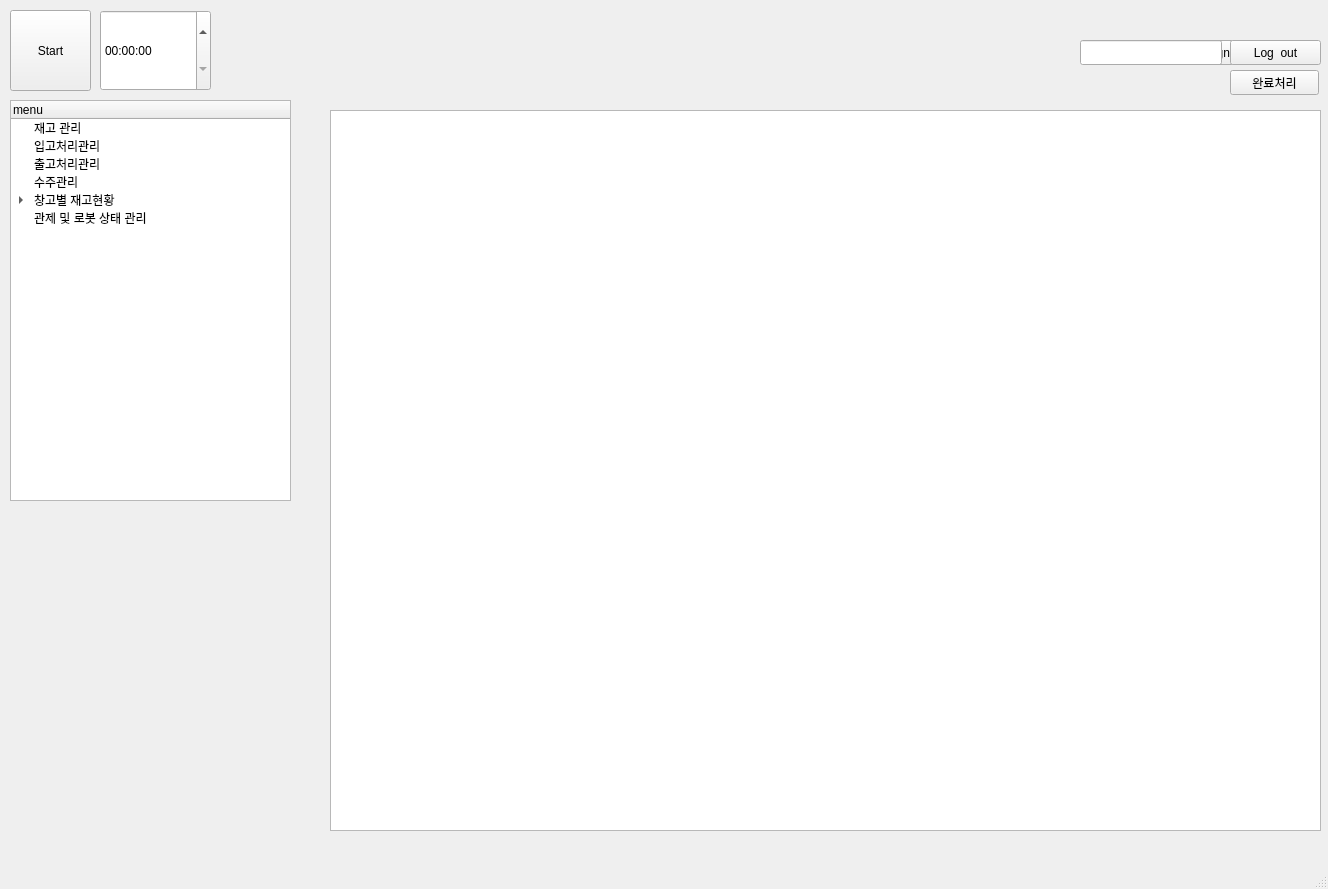
<?xml version="1.0" encoding="UTF-8"?>
<ui version="4.0">
 <class>MainWindow</class>
 <widget class="QMainWindow" name="MainWindow">
  <property name="geometry">
   <rect>
    <x>0</x>
    <y>0</y>
    <width>1328</width>
    <height>889</height>
   </rect>
  </property>
  <property name="windowTitle">
   <string>MainWindow</string>
  </property>
  <widget class="QWidget" name="centralwidget">
   <widget class="QTreeWidget" name="treeWidget">
    <property name="geometry">
     <rect>
      <x>10</x>
      <y>100</y>
      <width>281</width>
      <height>401</height>
     </rect>
    </property>
    <column>
     <property name="text">
      <string>menu</string>
     </property>
    </column>
    <item>
     <property name="text">
      <string>재고 관리</string>
     </property>
    </item>
    <item>
     <property name="text">
      <string>입고처리관리</string>
     </property>
    </item>
    <item>
     <property name="text">
      <string>출고처리관리</string>
     </property>
    </item>
    <item>
     <property name="text">
      <string>수주관리</string>
     </property>
    </item>
    <item>
     <property name="text">
      <string>창고별 재고현황</string>
     </property>
     <item>
      <property name="text">
       <string>A구역</string>
      </property>
      <item>
       <property name="text">
        <string>A-1</string>
       </property>
       <item>
        <property name="text">
         <string>1</string>
        </property>
       </item>
       <item>
        <property name="text">
         <string>2</string>
        </property>
       </item>
       <item>
        <property name="text">
         <string>3</string>
        </property>
       </item>
      </item>
      <item>
       <property name="text">
        <string>A-2</string>
       </property>
       <item>
        <property name="text">
         <string>1</string>
        </property>
       </item>
       <item>
        <property name="text">
         <string>2</string>
        </property>
       </item>
       <item>
        <property name="text">
         <string>3</string>
        </property>
       </item>
      </item>
     </item>
     <item>
      <property name="text">
       <string>B구역</string>
      </property>
      <item>
       <property name="text">
        <string>B-1</string>
       </property>
       <item>
        <property name="text">
         <string>1</string>
        </property>
       </item>
       <item>
        <property name="text">
         <string>2</string>
        </property>
       </item>
       <item>
        <property name="text">
         <string>3</string>
        </property>
       </item>
      </item>
      <item>
       <property name="text">
        <string>B-2</string>
       </property>
       <item>
        <property name="text">
         <string>1</string>
        </property>
       </item>
       <item>
        <property name="text">
         <string>2</string>
        </property>
       </item>
       <item>
        <property name="text">
         <string>3</string>
        </property>
       </item>
      </item>
     </item>
     <item>
      <property name="text">
       <string>C구역</string>
      </property>
      <item>
       <property name="text">
        <string>C-1</string>
       </property>
       <item>
        <property name="text">
         <string>1</string>
        </property>
       </item>
       <item>
        <property name="text">
         <string>2</string>
        </property>
       </item>
       <item>
        <property name="text">
         <string>3</string>
        </property>
       </item>
      </item>
      <item>
       <property name="text">
        <string>C-2</string>
       </property>
       <item>
        <property name="text">
         <string>1</string>
        </property>
       </item>
       <item>
        <property name="text">
         <string>2</string>
        </property>
       </item>
       <item>
        <property name="text">
         <string>3</string>
        </property>
       </item>
      </item>
     </item>
     <item>
      <property name="text">
       <string>D구역</string>
      </property>
      <item>
       <property name="text">
        <string>D-1</string>
       </property>
       <item>
        <property name="text">
         <string>1</string>
        </property>
       </item>
       <item>
        <property name="text">
         <string>2</string>
        </property>
       </item>
       <item>
        <property name="text">
         <string>3</string>
        </property>
       </item>
      </item>
      <item>
       <property name="text">
        <string>D-2</string>
       </property>
       <item>
        <property name="text">
         <string>1</string>
        </property>
       </item>
       <item>
        <property name="text">
         <string>2</string>
        </property>
       </item>
       <item>
        <property name="text">
         <string>3</string>
        </property>
       </item>
      </item>
     </item>
    </item>
    <item>
     <property name="text">
      <string>관제 및 로봇 상태 관리</string>
     </property>
    </item>
   </widget>
   <widget class="QPushButton" name="signinButton">
    <property name="geometry">
     <rect>
      <x>1120</x>
      <y>40</y>
      <width>166</width>
      <height>25</height>
     </rect>
    </property>
    <property name="text">
     <string>Sign in / Sign up</string>
    </property>
   </widget>
   <widget class="QLineEdit" name="userEdit">
    <property name="geometry">
     <rect>
      <x>1080</x>
      <y>40</y>
      <width>142</width>
      <height>25</height>
     </rect>
    </property>
    <property name="layoutDirection">
     <enum>Qt::LeftToRight</enum>
    </property>
    <property name="alignment">
     <set>Qt::AlignRight|Qt::AlignTrailing|Qt::AlignVCenter</set>
    </property>
    <property name="readOnly">
     <bool>true</bool>
    </property>
   </widget>
   <widget class="QPushButton" name="logoutButton">
    <property name="geometry">
     <rect>
      <x>1230</x>
      <y>40</y>
      <width>91</width>
      <height>25</height>
     </rect>
    </property>
    <property name="text">
     <string>Log  out</string>
    </property>
   </widget>
   <widget class="QTableWidget" name="tableWidget">
    <property name="geometry">
     <rect>
      <x>330</x>
      <y>110</y>
      <width>991</width>
      <height>721</height>
     </rect>
    </property>
   </widget>
   <widget class="QPushButton" name="statusButton">
    <property name="geometry">
     <rect>
      <x>1230</x>
      <y>70</y>
      <width>89</width>
      <height>25</height>
     </rect>
    </property>
    <property name="text">
     <string>완료처리</string>
    </property>
   </widget>
   <widget class="QPushButton" name="startButton">
    <property name="geometry">
     <rect>
      <x>10</x>
      <y>10</y>
      <width>81</width>
      <height>81</height>
     </rect>
    </property>
    <property name="text">
     <string>Start</string>
    </property>
   </widget>
   <widget class="QTimeEdit" name="timeEdit">
    <property name="geometry">
     <rect>
      <x>100</x>
      <y>10</y>
      <width>111</width>
      <height>81</height>
     </rect>
    </property>
   </widget>
  </widget>
  <widget class="QMenuBar" name="menubar">
   <property name="geometry">
    <rect>
     <x>0</x>
     <y>0</y>
     <width>1328</width>
     <height>22</height>
    </rect>
   </property>
  </widget>
  <widget class="QStatusBar" name="statusbar"/>
 </widget>
 <resources/>
 <connections/>
</ui>
